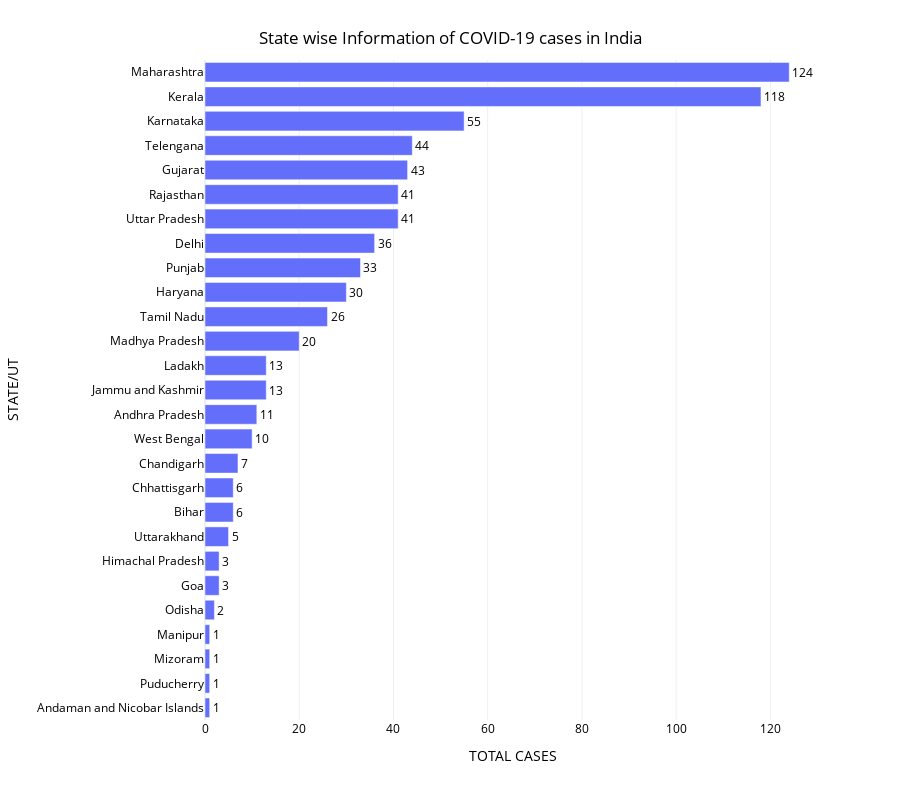

The notebook cell this image was saved under:
### Code cell
fig = px.bar(df3, y='STATE/UT', x='TOTAL CASES', text=df3['TOTAL CASES'],
            hover_data=['DEAD', 'DISCHARGED'], template='plotly_white', 
            orientation='h', height=800)
fig.update_traces(texttemplate='%{text:s}', textposition='outside')
fig.update_layout(title = {
    'text': 'State wise Information of COVID-19 cases in India',
    'y':0.96,
    'x':0.5,
    'xanchor': 'center',
    'yanchor': 'top'
},
    font=dict(
        color="black"
    )
)

fig.update_layout({
        'plot_bgcolor' : 'white'
    })

fig.show()

### Figure 1 — Plotly figure (JSON) as saved in the notebook; plotly's stock layout.template omitted (floating-point values rounded to 4 significant figures)
{"data": [{"alignmentgroup": "True", "customdata": [[0, 0], [0, 0], [0, 0], [0, 0], [0, 0], [0, 0], [1, 0], [0, 0], [1, 0], [0, 0], [0, 0], [1, 0], [0, 1], [1, 1], [0, 0], [1, 0], [1, 1], [0, 11], [1, 0], [1, 6], [0, 11], [0, 3], [3, 0], [0, 1], [2, 3], [0, 6], [3, 1]], "hoverlabel": {"namelength": 0}, "hovertemplate": "TOTAL CASES=%{text}<br>STATE/UT=%{y}<br>DEAD=%{customdata[0]}<br>DISCHARGED=%{customdata[1]}", "legendgroup": "", "marker": {"color": "#636efa"}, "name": "", "offsetgroup": "", "orientation": "h", "showlegend": false, "text": [1, 1, 1, 1, 2, 3, 3, 5, 6, 6, 7, 10, 11, 13, 13, 20, 26, 30, 33, 36, 41, 41, 43, 44, 55, 118, 124], "textposition": "outside", "texttemplate": "%{text:s}", "type": "bar", "x": [1, 1, 1, 1, 2, 3, 3, 5, 6, 6, 7, 10, 11, 13, 13, 20, 26, 30, 33, 36, 41, 41, 43, 44, 55, 118, 124], "xaxis": "x", "y": ["Andaman and Nicobar Islands", "Puducherry", "Mizoram", "Manipur", "Odisha", "Goa", "Himachal Pradesh", "Uttarakhand", "Bihar", "Chhattisgarh", "Chandigarh", "West Bengal", "Andhra Pradesh", "Jammu and Kashmir", "Ladakh", "Madhya Pradesh", "Tamil Nadu", "Haryana", "Punjab", "Delhi", "Uttar Pradesh", "Rajasthan", "Gujarat", "Telengana", "Karnataka", "Kerala", "Maharashtra"], "yaxis": "y"}], "layout": {"barmode": "relative", "font": {"color": "black"}, "height": 800, "legend": {"tracegroupgap": 0}, "margin": {"t": 60}, "plot_bgcolor": "white", "title": {"text": "State wise Information of COVID-19 cases in India", "x": 0.5, "xanchor": "center", "y": 0.96, "yanchor": "top"}, "xaxis": {"anchor": "y", "domain": [0, 1], "title": {"text": "TOTAL CASES"}}, "yaxis": {"anchor": "x", "domain": [0, 1], "title": {"text": "STATE/UT"}}}}
